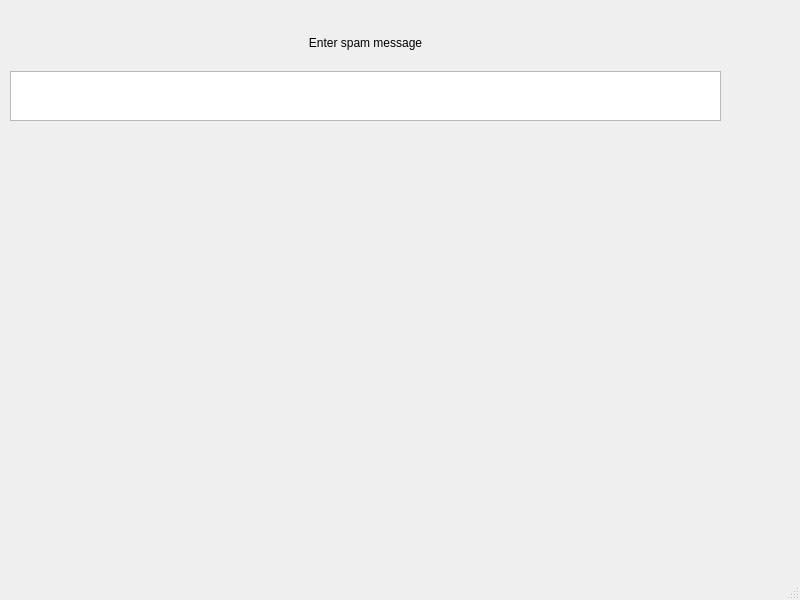
<?xml version="1.0" encoding="UTF-8"?>
<ui version="4.0">
 <class>MainWindow</class>
 <widget class="QMainWindow" name="MainWindow">
  <property name="geometry">
   <rect>
    <x>0</x>
    <y>0</y>
    <width>800</width>
    <height>600</height>
   </rect>
  </property>
  <property name="windowTitle">
   <string>MainWindow</string>
  </property>
  <widget class="QWidget" name="centralwidget">
   <widget class="QWidget" name="verticalLayoutWidget">
    <property name="geometry">
     <rect>
      <x>10</x>
      <y>20</y>
      <width>711</width>
      <height>101</height>
     </rect>
    </property>
    <layout class="QVBoxLayout" name="verticalLayout">
     <item>
      <widget class="QLabel" name="title">
       <property name="text">
        <string>Enter spam message</string>
       </property>
       <property name="alignment">
        <set>Qt::AlignmentFlag::AlignCenter</set>
       </property>
      </widget>
     </item>
     <item>
      <widget class="QTextBrowser" name="textBrowser">
       <property name="maximumSize">
        <size>
         <width>800</width>
         <height>50</height>
        </size>
       </property>
      </widget>
     </item>
    </layout>
   </widget>
  </widget>
  <widget class="QMenuBar" name="menubar">
   <property name="geometry">
    <rect>
     <x>0</x>
     <y>0</y>
     <width>800</width>
     <height>33</height>
    </rect>
   </property>
  </widget>
  <widget class="QStatusBar" name="statusbar"/>
 </widget>
 <resources/>
 <connections/>
</ui>
